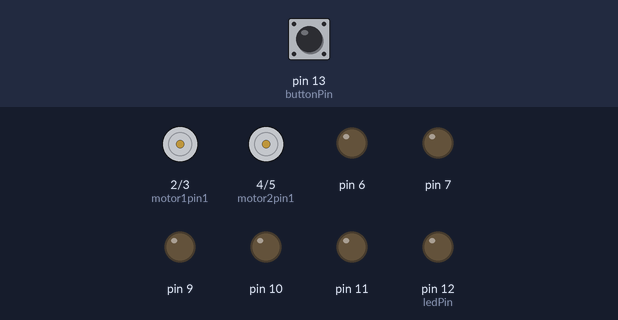
A sketch run on a simulated Arduino Uno, built with avr-gcc and run on an emulated ATmega328P. On the bench: motor-driver pin pairs drawn as motors (green arrow = first pin HIGH = forward, orange = second pin HIGH = backward, longer = more drive), output pins drawn as LEDs (lit = HIGH). Inputs (shaded band) come from the test bench; at power-on: pin 13 (buttonPin) LOW.

Above: at 1.2 s.
1.3 s: pin 13 (buttonPin) pulled HIGH for 3.2 s
At 2.1 s:
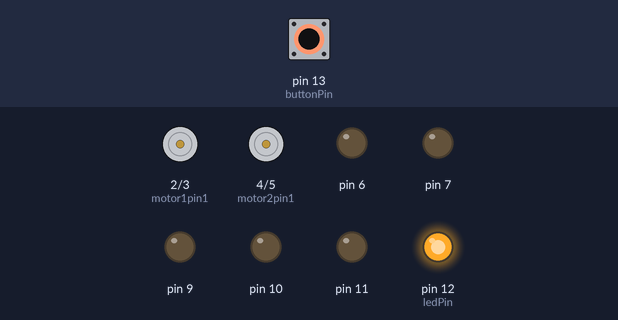
At 6.7 s:
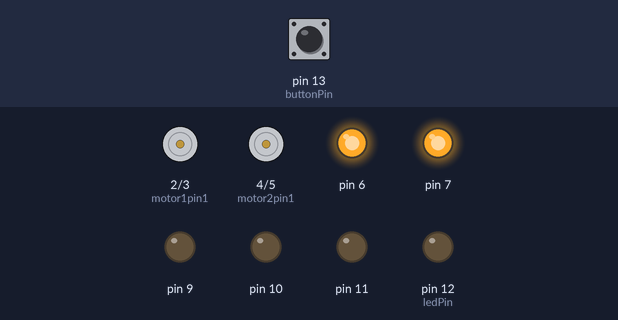
Timing chart, 0 to 8.2 s (numbered marks = the images above; inputs shaded):
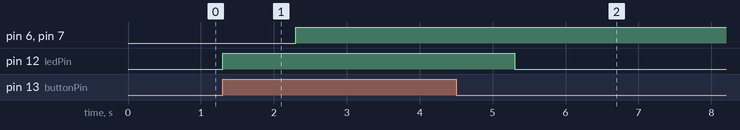

Measured:
- after the input at 1.3 s, pin 6, pin 7: LOW → HIGH after 1.0 s; pin 12 (ledPin): LOW → HIGH at once, → LOW 4.0 s later

The sketch:

WORKING_CODE.ino
```cpp
int motor1pin1 = 2;
int motor1pin2 = 3;

int motor2pin1 = 4;
int motor2pin2 = 5;

int buzzer = 11;
int ledPin = 12;
int buttonPin = 13;

void song(int buzzerPin){

  tone(buzzerPin, 659);
  delay(203);
  noTone(buzzerPin);

  tone(buzzerPin, 659);
  delay(203);
  noTone(buzzerPin);

  tone(buzzerPin, 587);
  delay(203);
  noTone(buzzerPin);

  tone(buzzerPin, 587);
  delay(203);
  noTone(buzzerPin);

  tone(buzzerPin, 523);
  delay(617);
  noTone(buzzerPin);

  tone(buzzerPin, 587);
  delay(203);
  noTone(buzzerPin);

  tone(buzzerPin, 698);
  delay(410);
  noTone(buzzerPin);

  tone(buzzerPin, 440);
  delay(617);
  noTone(buzzerPin);

  tone(buzzerPin, 440);
  delay(203);
  noTone(buzzerPin);

  tone(buzzerPin, 494);
  delay(410);
  noTone(buzzerPin);

  tone(buzzerPin, 392);
  delay(410);
  noTone(buzzerPin);

  tone(buzzerPin, 659);
  delay(410);
  noTone(buzzerPin);

  tone(buzzerPin, 659);
  delay(203);
  noTone(buzzerPin);

  tone(buzzerPin, 587);
  delay(410);
  noTone(buzzerPin);

  tone(buzzerPin, 523);
  delay(617);
  noTone(buzzerPin);
}

void setup() {
  // put your setup code here, to run once:
  pinMode(motor1pin1, OUTPUT); //LEFT SIDE
  pinMode(motor1pin2, OUTPUT); //LEFT SIDE
  pinMode(motor2pin1, OUTPUT); //RIGHT SIDE
  pinMode(motor2pin2, OUTPUT); //RIGHT SIDE
  pinMode(11, OUTPUT);

  //(Optional)
  pinMode(9, OUTPUT);
  pinMode(10, OUTPUT);
  pinMode(ledPin, OUTPUT);
  pinMode(buttonPin, INPUT);
  //(Optional)
}

void loop() {
   // put your main code here, to run repeatedly:
  int buttonPushed = 0;
  if (digitalRead(buttonPin)==HIGH){
    buttonPushed=1;
  }
  if (buttonPushed == 1){
    digitalWrite(ledPin, HIGH); //turn on headlights

    delay(1000); //wait 5s


    // this sets the speed of the motors
    //Controlling speed (0 = off and 255 = max speed):
    analogWrite(6, 255); //ENA pin //LUDICROUS SPEED
    analogWrite(7, 255); //ENB pin //LUDICROUS SPEED


    //turn on motors
    digitalWrite(motor1pin1, HIGH);   //LEFT SIDE MOTOR CONTROLS
    digitalWrite(motor1pin2, LOW);  //LEFT SIDE MOTOR CONTROLS
    digitalWrite(motor2pin1, HIGH);  //RIGHT SIDE MOTOR CONTROLS
    digitalWrite(motor2pin2, LOW);   //RIGHT SIDE MOTOR CONTROLS

    //song(buzzer); //start the theme song
    //delay(5000);
    //digitalWrite(motor1pin1, LOW);   //LEFT SIDE MOTOR CONTROLS
    //digitalWrite(motor1pin2, HIGH);  //LEFT SIDE MOTOR CONTROLS
    //digitalWrite(motor2pin1, LOW);  //RIGHT SIDE MOTOR CONTROLS
    //digitalWrite(motor2pin2, HIGH);   //RIGHT SIDE MOTOR CONTROLS

    //wait 10s, and turn off motors
    //delay(8000);
    digitalWrite(motor1pin1, LOW);
    digitalWrite(motor1pin2, LOW);
    digitalWrite(motor2pin1, LOW);
    digitalWrite(motor2pin2, LOW);

    digitalWrite(ledPin, LOW); //turn off headlights
  }
buttonPushed = 0;


}
```
